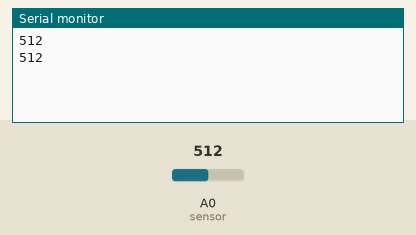
A sketch run on a simulated Arduino Uno, built with avr-gcc and run on an emulated ATmega328P. On the bench: the last lines printed to the serial monitor. The inputs (shaded band) are chosen by the test bench; at power-on: A0 (sensor) = 512.

Above: at 5.8 s.
5.9 s: A0 (sensor) set to 610
At 11.0 s:
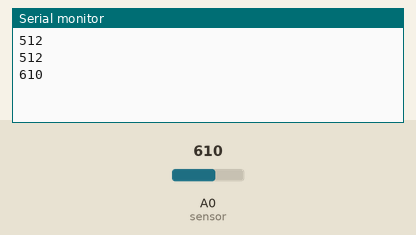
11.9 s: A0 (sensor) set to 590
At 16.0 s:
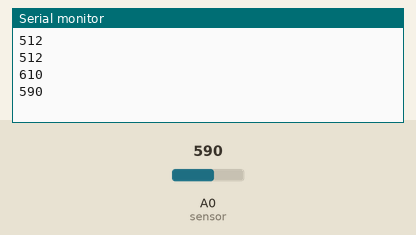
Timing chart, 0 to 17.5 s (numbered marks = the images above; inputs shaded):
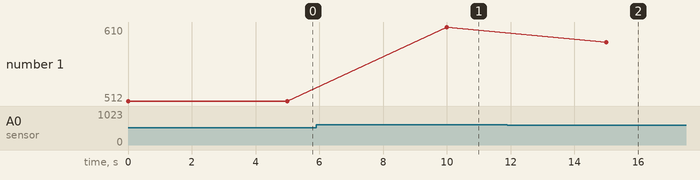

The sketch:

photocell.ino
```cpp
// assign the light sensor to an analog pin
int sensor = 0;

// assign the LEDs that display the light level to digital pins
int ledLow = 8;
int ledMedium = 10;
int ledHigh = 12;

int level = 0;

// set an interval for the sensor read
int interval = 5000;

void setup() {
	// activate the serial monitor to send the light level
	Serial.begin(9600);
}

void loop() {
	level = analogRead(sensor);

	dimLeds();
	if (level < 300) {
		digitalWrite(ledLow, HIGH);
	} else if (level < 600) {
		digitalWrite(ledMedium, HIGH);
	} else {
		digitalWrite(ledHigh, HIGH);
	}

	// send the light level
	Serial.println(level);

	delay(interval);
}

void dimLeds() {
	digitalWrite(ledLow, LOW);
	digitalWrite(ledMedium, LOW);
	digitalWrite(ledHigh, LOW);
}
```

Measured:
- after the input at 5.9 s, the serial monitor: prints a new line after 4.1 s (image 1)
- after the input at 11.9 s, the serial monitor: prints a new line after 3.1 s (image 2)
- plotted number 1: 512 → 610 after the input at 5.9 s, 610 → 590 after the input at 11.9 s
